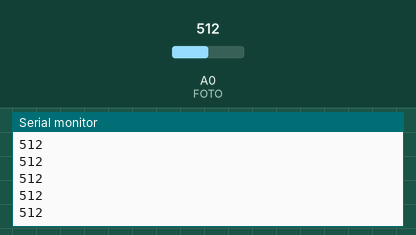
This sketch was run on a simulated Arduino Uno, built with avr-gcc and run on an emulated ATmega328P. Shown: the last lines printed to the serial monitor. Inputs (shaded band) come from the test bench; at power-on: A0 (FOTO) = 512.

Above: at 1.2 s.
1.3 s: A0 (FOTO) set to 716
At 2.0 s:
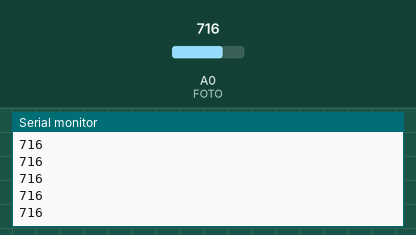
2.8 s: A0 (FOTO) set to 900
At 3.8 s:
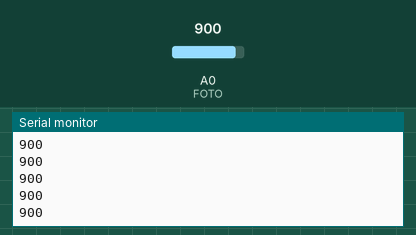
Timing chart, 0 to 5.8 s (numbered marks = the images above; inputs shaded):
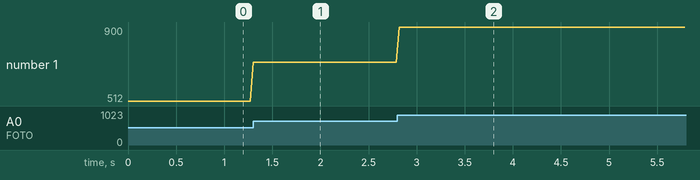

The sketch:

_15_arduino_to_processing_arduino.ino
```cpp
// (licence header left out)
int FOTO = A0;     // Diamo un nome al PIN A0;

int valore = 0;   // Definiamo una variabile
                  // dove memorizziamo i valori dell fotoresistenza


void setup() {
  pinMode(FOTO, INPUT);          // Dico ad A. che il PIN A0 funziona come INPUT

  Serial.begin(9600);          // Apro la porta seriale per inviare dati al computer
                               // alla velocità di 9600 bit al secondo
}


void loop() {
  valore = analogRead(FOTO);    // Questo valore può andare da 0 a 1023

  Serial.println(valore);       // Invio alla porta seriale il valore della fotoresistenza
  delay(30);

}
```

Measured:
- after the input at 1.3 s, the serial monitor: prints a new line at once (image 1)
- after the input at 2.8 s, the serial monitor: prints a new line at once (image 2)
- plotted number 1: 512 → 716 after the input at 1.3 s, 716 → 900 after the input at 2.8 s
